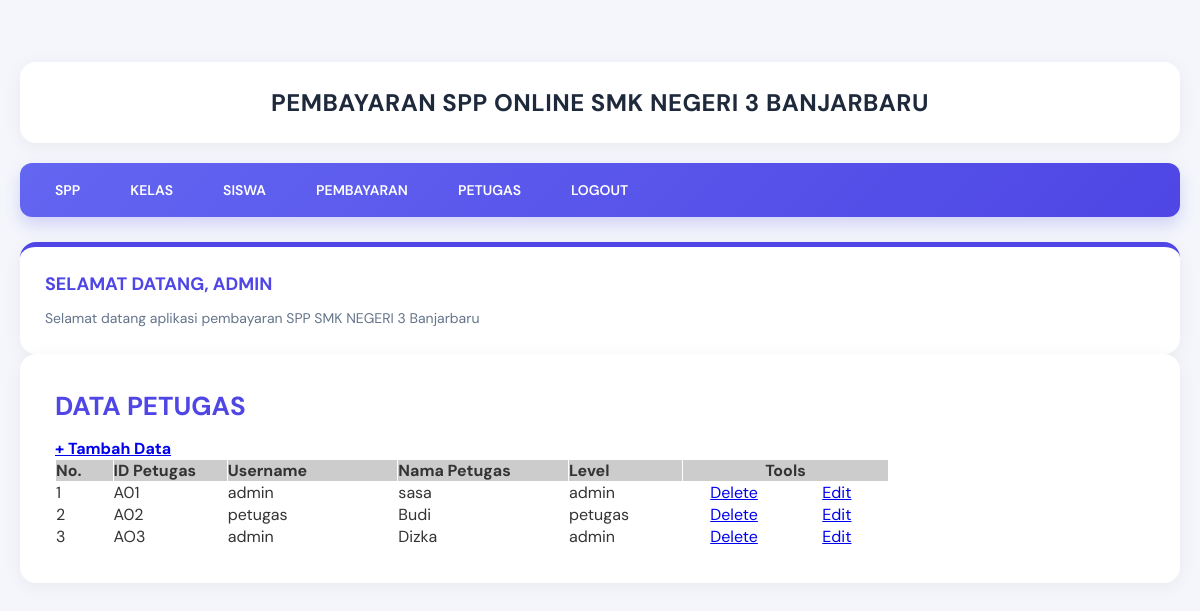
The app's page /admin/halaman_admin.php?open=data_petugas (signed in) with its own data.
### tables this page shows
CREATE TABLE `petugas` (
  `id_petugas` varchar(5) NOT NULL,
  `username` varchar(25) NOT NULL,
  `password` varchar(32) NOT NULL,
  `nama_petugas` varchar(35) NOT NULL,
  `level` enum('admin','petugas','','') NOT NULL
);

### admin/data_petugas.php (the view)
<?php
include_once "../src/koneksi.php";
?>
<h1><b>DATA PETUGAS </b></h1>
<h4> <a href="?open=tambah_petugas">+ Tambah Data</a> </h3>
<table cellspacing="1" cellpadding="3">
<tr>
    <td width="5%" bgcolor="#CCCCCC"><b>No.</b></td>
    <td width="10%" bgcolor="#CCCCCC"><b>ID Petugas</b></td>
    <td width="15%" bgcolor="#CCCCCC"><b>Username</b></td>
    <td width="15%" bgcolor="#CCCCCC"><b>Nama Petugas </b></td>
    <td width="10%" bgcolor="#CCCCCC"><b>Level</b></td>
    <td colspan="2" align="center" bgcolor="#CCCCCC"><b>Tools</b></td>
</tr>
<?php
$sql = mysqli_query($koneksi, "SELECT * FROM petugas order by id_petugas ASC");
$nomor = 0;
while ($data = mysqli_fetch_array($sql)) {
    $nomor++;
?>
<tr>
    <td> <?php echo $nomor; ?> </td>
    <td> <?php echo $data['id_petugas']; ?> </td>
    <td> <?php echo $data['username']; ?> </td>
    <td> <?php echo $data['nama_petugas']; ?> </td>
    <td> <?php echo $data['level']; ?> </td>
    <td width="9%" align="center"><a href="?open=hapus_petugas&id_petugas=<?php echo $data['id_petugas']; ?>"
        target="_self" onclick="return confirm('YAKIN INGIN MENGHAPUS DATA PETUGAS INI ... ?')"> Delete</a></td>
    <td width="9%" align="center"><a href="?open=edit_petugas&id_petugas=<?php echo $data['id_petugas']; ?>"
        target="_self">Edit</a></td>
</tr>
<?php } ?>
</table>

### src/style.css (style rules this page uses)
* { margin: 0; padding: 0; box-sizing: border-box; font-family: 'DM Sans', sans-serif; }
body { background-color: #f4f6fb; color: #333; padding: 20px; min-height: 100vh; }
.blog h1 { color: #4f46e5; font-size: 26px; margin-bottom: 15px; }

### records on screen
petugas: id_petugas "A01", username "admin", nama_petugas "sasa", level "admin"
petugas: id_petugas "A02", username "petugas", nama_petugas "Budi", level "petugas"
petugas: id_petugas "AO3", username "admin", nama_petugas "Dizka", level "admin"

### other values on screen
$_SESSION['username'] "ADMIN"
